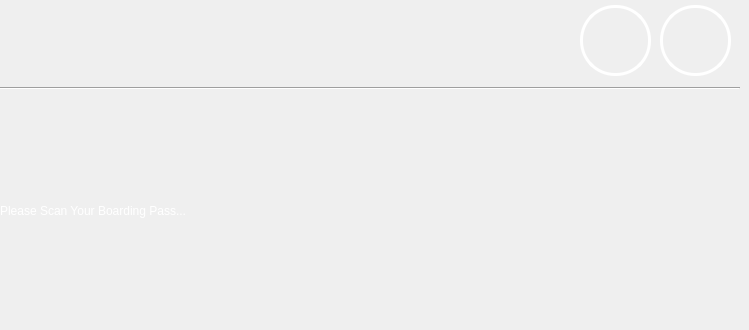
  <widget class="QWidget" name="SCAN">
   <widget class="QLabel" name="please_scan_label">
    <property name="geometry">
     <rect>
      <x>0</x>
      <y>100</y>
      <width>721</width>
      <height>221</height>
     </rect>
    </property>
    <property name="acceptDrops">
     <bool>false</bool>
    </property>
    <property name="autoFillBackground">
     <bool>false</bool>
    </property>
    <property name="styleSheet">
     <string notr="true">font: 20 50pt &quot;montserrat&quot;;
color: rgb(255, 255, 255);</string>
    </property>
    <property name="lineWidth">
     <number>1</number>
    </property>
    <property name="midLineWidth">
     <number>-2</number>
    </property>
    <property name="text">
     <string>Please Scan Your Boarding Pass...</string>
    </property>
    <property name="textFormat">
     <enum>Qt::AutoText</enum>
    </property>
    <property name="scaledContents">
     <bool>false</bool>
    </property>
    <property name="wordWrap">
     <bool>true</bool>
    </property>
   </widget>
   <widget class="QPushButton" name="info_1">
    <property name="geometry">
     <rect>
      <x>580</x>
      <y>5</y>
      <width>71</width>
      <height>71</height>
     </rect>
    </property>
    <property name="styleSheet">
     <string notr="true">color: rgb(255, 255, 255);
border-style: solid;
border-width: 3px;
border-radius: 35px;</string>
    </property>
    <property name="text">
     <string/>
    </property>
    <property name="icon">
     <iconset>
      <normaloff>icons/UI Icons/question_grey.png</normaloff>icons/UI Icons/question_grey.png</iconset>
    </property>
    <property name="iconSize">
     <size>
      <width>65</width>
      <height>65</height>
     </size>
    </property>
    <property name="flat">
     <bool>true</bool>
    </property>
   </widget>
   <widget class="QPushButton" name="exit_1">
    <property name="geometry">
     <rect>
      <x>660</x>
      <y>5</y>
      <width>71</width>
      <height>71</height>
     </rect>
    </property>
    <property name="styleSheet">
     <string notr="true">color: rgb(255, 255, 255);
border-style: solid;
border-width: 3px;
border-radius: 35px;</string>
    </property>
    <property name="text">
     <string/>
    </property>
    <property name="icon">
     <iconset>
      <normaloff>icons/UI Icons/cross.png</normaloff>icons/UI Icons/cross.png</iconset>
    </property>
    <property name="iconSize">
     <size>
      <width>65</width>
      <height>65</height>
     </size>
    </property>
    <property name="flat">
     <bool>true</bool>
    </property>
   </widget>
   <widget class="Line" name="line_4">
    <property name="geometry">
     <rect>
      <x>0</x>
      <y>80</y>
      <width>740</width>
      <height>16</height>
     </rect>
    </property>
    <property name="frameShadow">
     <enum>QFrame::Sunken</enum>
    </property>
    <property name="lineWidth">
     <number>1</number>
    </property>
    <property name="orientation">
     <enum>Qt::Horizontal</enum>
    </property>
   </widget>
   <zorder>line_4</zorder>
   <zorder>please_scan_label</zorder>
   <zorder>info_1</zorder>
   <zorder>exit_1</zorder>
  </widget>
